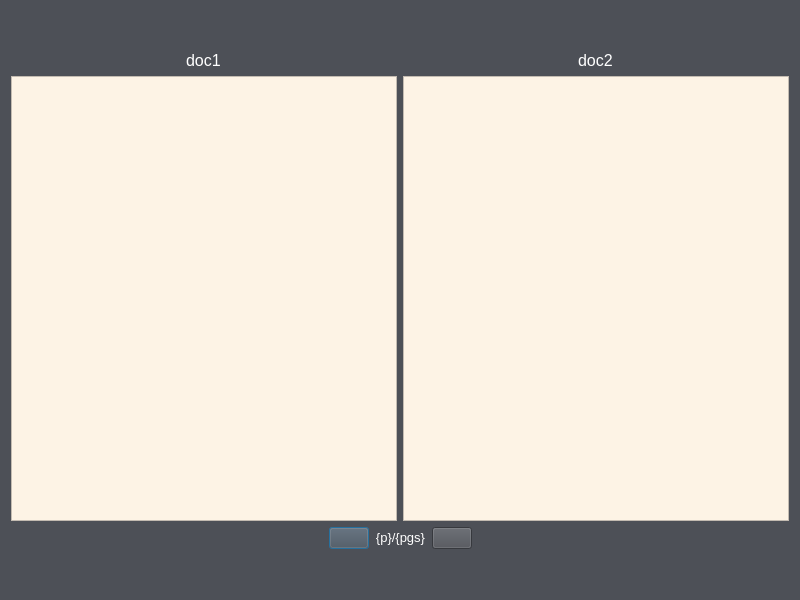
<?xml version="1.0" encoding="UTF-8"?>
<ui version="4.0">
    <class>Dialog</class>
    <widget class="QDialog" name="Dialog">
        <property name="geometry">
            <rect>
                <x>0</x>
                <y>0</y>
                <width>800</width>
                <height>600</height>
            </rect>
        </property>
        <property name="sizePolicy">
            <sizepolicy hsizetype="Preferred" vsizetype="Preferred">
                <horstretch>0</horstretch>
                <verstretch>0</verstretch>
            </sizepolicy>
        </property>
        <property name="minimumSize">
            <size>
                <width>800</width>
                <height>600</height>
            </size>
        </property>
        <property name="maximumSize">
            <size>
                <width>800</width>
                <height>600</height>
            </size>
        </property>
        <property name="windowTitle">
            <string>Document Pair Matches</string>
        </property>
        <property name="windowIcon">
            <iconset resource="../res/resources.qrc">
                <normaloff>:/icon.ico</normaloff>:/icon.ico
            </iconset>
        </property>
        <property name="styleSheet">
            <string notr="true">background-color: rgb(77, 80, 87);</string>
        </property>
        <layout class="QVBoxLayout" name="verticalLayout">
            <item>
                <spacer name="top_spacer">
                    <property name="orientation">
                        <enum>Qt::Vertical</enum>
                    </property>
                    <property name="sizeType">
                        <enum>QSizePolicy::Fixed</enum>
                    </property>
                    <property name="sizeHint" stdset="0">
                        <size>
                            <width>20</width>
                            <height>40</height>
                        </size>
                    </property>
                </spacer>
            </item>
            <item>
                <layout class="QGridLayout" name="doc_layout">
                    <item row="0" column="1" alignment="Qt::AlignHCenter">
                        <widget class="QLabel" name="doc2_label">
                            <property name="styleSheet">
                                <string notr="true">color: rgb(255, 255, 255);
                                    font-size: 12pt;
                                </string>
                            </property>
                            <property name="text">
                                <string>doc2</string>
                            </property>
                        </widget>
                    </item>
                    <item row="0" column="0" alignment="Qt::AlignHCenter">
                        <widget class="QLabel" name="doc1_label">
                            <property name="styleSheet">
                                <string notr="true">color: rgb(255, 255, 255);
                                    font-size: 12pt;
                                </string>
                            </property>
                            <property name="text">
                                <string>doc1</string>
                            </property>
                        </widget>
                    </item>
                    <item row="1" column="1">
                        <widget class="QTextBrowser" name="doc2_text">
                            <property name="sizePolicy">
                                <sizepolicy hsizetype="Expanding" vsizetype="Expanding">
                                    <horstretch>0</horstretch>
                                    <verstretch>0</verstretch>
                                </sizepolicy>
                            </property>
                            <property name="styleSheet">
                                <string notr="true">color: rgb(186, 33, 33);
                                    background-color: rgb(253, 243, 229);
                                </string>
                            </property>
                        </widget>
                    </item>
                    <item row="1" column="0">
                        <widget class="QTextBrowser" name="doc1_text">
                            <property name="sizePolicy">
                                <sizepolicy hsizetype="Expanding" vsizetype="Expanding">
                                    <horstretch>0</horstretch>
                                    <verstretch>0</verstretch>
                                </sizepolicy>
                            </property>
                            <property name="styleSheet">
                                <string notr="true">color: rgb(186, 33, 33);
                                    background-color: rgb(253, 243, 229);
                                </string>
                            </property>
                        </widget>
                    </item>
                </layout>
            </item>
            <item>
                <layout class="QHBoxLayout" name="button_layout">
                    <item>
                        <spacer name="button_left_spacer">
                            <property name="orientation">
                                <enum>Qt::Horizontal</enum>
                            </property>
                            <property name="sizeHint" stdset="0">
                                <size>
                                    <width>40</width>
                                    <height>20</height>
                                </size>
                            </property>
                        </spacer>
                    </item>
                    <item>
                        <widget class="QPushButton" name="prev_button">
                            <property name="enabled">
                                <bool>true</bool>
                            </property>
                            <property name="text">
                                <string/>
                            </property>
                            <property name="icon">
                                <iconset resource="../res/resources.qrc">
                                    <normaloff>:/before_white.png</normaloff>:/before_white.png
                                </iconset>
                            </property>
                        </widget>
                    </item>
                    <item>
                        <widget class="QLabel" name="page_label">
                            <property name="styleSheet">
                                <string notr="true">color: #fff;
                                    font-size: 10pt;
                                </string>
                            </property>
                            <property name="text">
                                <string>&lt;html&gt;&lt;head/&gt;&lt;body&gt;&lt;p align=&quot;center&quot;&gt;{p}/{pgs}&lt;/p&gt;&lt;/body&gt;&lt;/html&gt;</string>
                            </property>
                        </widget>
                    </item>
                    <item>
                        <widget class="QPushButton" name="next_button">
                            <property name="text">
                                <string/>
                            </property>
                            <property name="icon">
                                <iconset resource="../res/resources.qrc">
                                    <normaloff>:/next_white.png</normaloff>:/next_white.png
                                </iconset>
                            </property>
                        </widget>
                    </item>
                    <item>
                        <spacer name="button_right_spacer">
                            <property name="orientation">
                                <enum>Qt::Horizontal</enum>
                            </property>
                            <property name="sizeHint" stdset="0">
                                <size>
                                    <width>40</width>
                                    <height>20</height>
                                </size>
                            </property>
                        </spacer>
                    </item>
                </layout>
            </item>
            <item>
                <spacer name="bottom_spacer">
                    <property name="orientation">
                        <enum>Qt::Vertical</enum>
                    </property>
                    <property name="sizeType">
                        <enum>QSizePolicy::Fixed</enum>
                    </property>
                    <property name="sizeHint" stdset="0">
                        <size>
                            <width>20</width>
                            <height>40</height>
                        </size>
                    </property>
                </spacer>
            </item>
        </layout>
    </widget>
    <resources>
        <include location="../res/resources.qrc"/>
    </resources>
    <connections/>
</ui>
